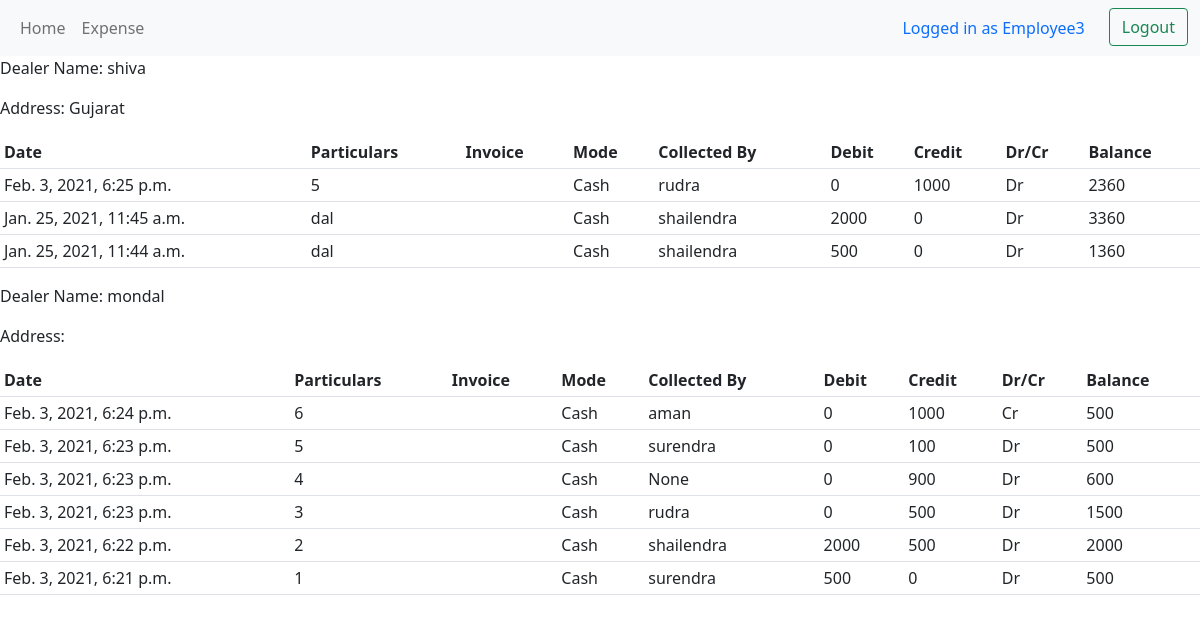
The page /user/ (signed in) on the database as committed earlier.
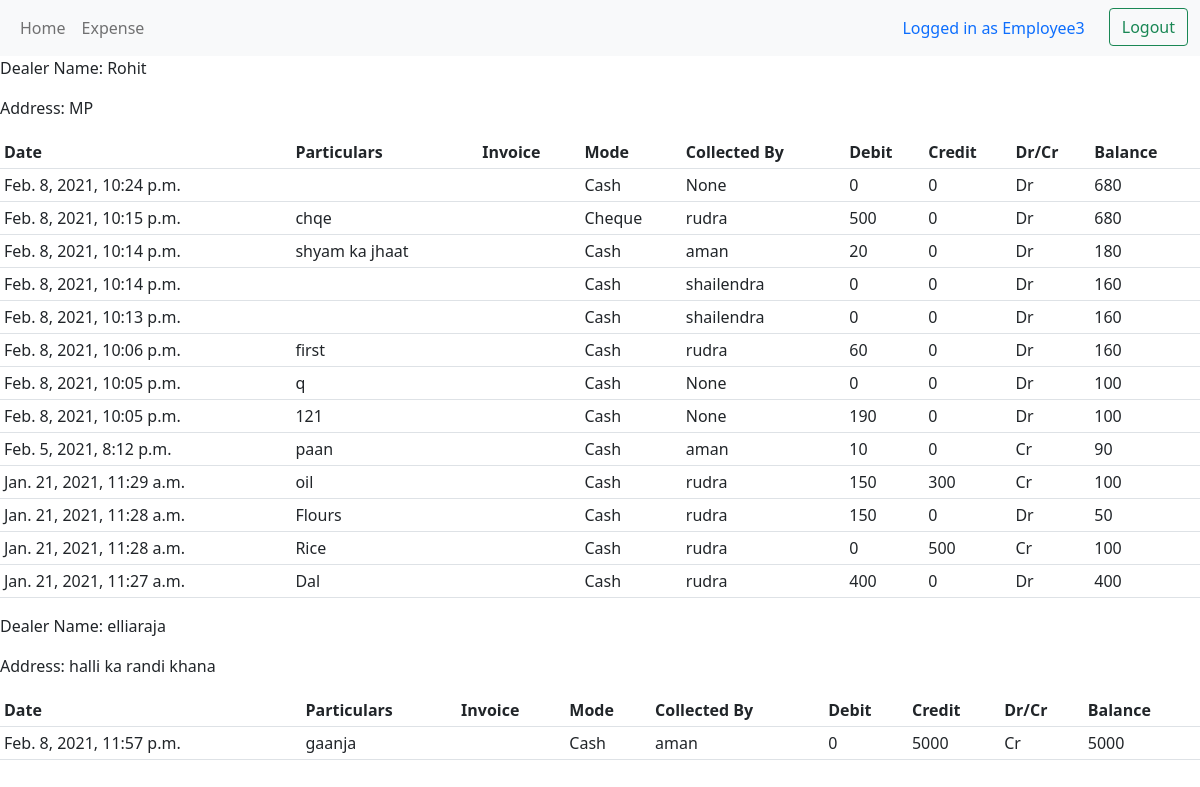
The same page on the database as committed later.
### ledger/models.py (models this page shows, shortened)
class Dealer(models.Model):
    name = models.CharField(unique=True, max_length=200)
    mob_num = models.IntegerField(unique=True, blank=True, null=True)
    address = models.TextField(blank=True)

class Ledger(models.Model):
    date = models.DateTimeField("Date",auto_now_add=True)
    particulars = models.CharField("Particulars",max_length=100,blank=True)
    debit = models.PositiveIntegerField("Debit",blank=True, default=0)
    credit = models.PositiveIntegerField("Credit",blank=True, default=0)
    paymode = models.CharField("Payment Mode",max_length=25, choices=(('Cash','Cash'),
                                                       ('Cheque','Cheque'),
                                                       ('No Money Collected','No Money Collected'),))
    isChequeCleared = models.BooleanField(editable=False, blank=True, null=True)
    new_balance = models.IntegerField(editable=False)
    dr_cr = models.CharField("Dr/Cr",max_length=2,default='nil',editable=False)
    invoice = models.ImageField("Invoice",upload_to=None, blank=True)
    dealer = models.ForeignKey(Dealer,verbose_name="Dealer", null=True, on_delete=models.SET_NULL)
    balance = models.IntegerField(editable=False,default=0)
    dealer_ledger_number = models.IntegerField(editable=False,default=0)
    collect_by = models.ForeignKey(Collected_by,verbose_name="Collected By", blank=True, null=True, on_delete=models.SET_NULL)
    class Meta:
        db_table= "led"

class Collected_by(models.Model):
    name = models.CharField(max_length=50, blank=True)
    class Meta:
        verbose_name_plural = "Money Collected By"
    def __str__(self):
        return self.name

### ledger/views.py (the view)
# urls.py: path('user/', views.userpage, name = 'userpage'),
@login_required(login_url='loginuser')
def userpage(request):
    try :
        userobjects = ViewDealer.objects.get(user=request.user)
        dealerallowed = userobjects.dealer.all()
    except :
        context = {"message": "No dealers allowed to view"}
        return render(request, 'ledger/user.html', context)
    l = []
    for d in dealerallowed:
        dict = {}
        dict["name"] = d.name
        dict["address"] = d.address
        dict["mobile"] = d.mob_num
        leg = []
        bn = BrandNew.objects.get(dealer = d.id)
        led_number = bn.ledger_number
        k = 0
        while(k!=30):
            try:
                led = Ledger.objects.get(dealer = d,dealer_ledger_number = led_number-k)
                leg.append(led)
            except:
                break
            k += 1
        dict["ledger"] = leg
        l.append(dict)
    if len(dealerallowed) == 0:
        context = {"message": "No dealers allowed to view"}
    else:
        context = {"ledgers":l}
    return render(request, 'ledger/user.html', context)

### ledger/templatetags/auth_extras.py (called while the page is built)
@register.filter(name='has_group')
def has_group(user, group_name):
    group = Group.objects.get(name=group_name)
    return True if group in user.groups.all() else False

### ledger/templates/ledger/user.html (shortened to what this page needs)
{% extends 'ledger/base.html' %}
{% block content %}
{% for ledger in ledgers %}
<p>Dealer Name: {{ ledger.name }}</p> <p>Address: {{ ledger.address}}</p>
<table class="table table-sm">
  <tr>
    <th>Date</th>
    <th>Particulars</th>
    <th>Invoice</th>
    <th>Mode</th>
    <th>Collected By</th>
    <th>Debit</th>
    <th>Credit</th>
    <th>Dr/Cr</th>
    <th>Balance</th>
  </tr>
  {% for l in ledger.ledger %}
  <tr>
    <td>{{ l.date }}</td>
    <td>{{ l.particulars }}</td>
    <td>{{ l.invoice }}</td>
    <td>{{ l.paymode }}</td>
    <td>{{ l.collect_by }}</td>
    <td>{{ l.debit }}</td>
    <td>{{ l.credit }}</td>
    <td>{{ l.dr_cr }}</td>
    <td>{{ l.balance }}</td>
  </tr>
  {% endfor %}
</table>
{% endfor %}
{% endblock %}

Rows that differ between the two databases and show on the page:
no longer on this page (row unchanged): Dealer: name "shiva", address "Gujarat"
no longer on this page (row unchanged): Ledger: date "Feb. 3, 2021, 6:25 p.m.", particulars "5", paymode "Cash", collect_by "rudra", debit "0", credit "1000", dr_cr "Dr", balance "2360", shown under "shiva"
no longer on this page (row unchanged): Ledger: date "Jan. 25, 2021, 11:45 a.m.", particulars "dal", paymode "Cash", collect_by "shailendra", debit "2000", credit "0", dr_cr "Dr", balance "3360", shown under "shiva"
no longer on this page (row unchanged): Ledger: date "Jan. 25, 2021, 11:44 a.m.", particulars "dal", paymode "Cash", collect_by "shailendra", debit "500", credit "0", dr_cr "Dr", balance "1360", shown under "shiva"
no longer on this page (row unchanged): Dealer: name "mondal"
no longer on this page (row unchanged): Ledger: date "Feb. 3, 2021, 6:24 p.m.", particulars "6", paymode "Cash", collect_by "aman", debit "0", credit "1000", dr_cr "Cr", balance "500", shown under "mondal"
no longer on this page (row unchanged): Ledger: date "Feb. 3, 2021, 6:23 p.m.", particulars "5", paymode "Cash", collect_by "surendra", debit "0", credit "100", dr_cr "Dr", balance "500", shown under "mondal"
no longer on this page (row unchanged): Ledger: date "Feb. 3, 2021, 6:23 p.m.", particulars "4", paymode "Cash", collect_by "None", debit "0", credit "900", dr_cr "Dr", balance "600", shown under "mondal"
no longer on this page (row unchanged): Ledger: date "Feb. 3, 2021, 6:23 p.m.", particulars "3", paymode "Cash", collect_by "rudra", debit "0", credit "500", dr_cr "Dr", balance "1500", shown under "mondal"
no longer on this page (row unchanged): Ledger: date "Feb. 3, 2021, 6:22 p.m.", particulars "2", paymode "Cash", collect_by "shailendra", debit "2000", credit "500", dr_cr "Dr", balance "2000", shown under "mondal"
no longer on this page (row unchanged): Ledger: date "Feb. 3, 2021, 6:21 p.m.", particulars "1", paymode "Cash", collect_by "surendra", debit "500", credit "0", dr_cr "Dr", balance "500", shown under "mondal"
now on this page (row unchanged): Dealer: name "Rohit", address "MP"
added Ledger: date "Feb. 8, 2021, 10:24 p.m.", paymode "Cash", collect_by "None", debit "0", credit "0", dr_cr "Dr", balance "680", shown under "Rohit"
added Ledger: date "Feb. 8, 2021, 10:15 p.m.", particulars "chqe", paymode "Cheque", collect_by "rudra", debit "500", credit "0", dr_cr "Dr", balance "680", shown under "Rohit"
added Ledger: date "Feb. 8, 2021, 10:14 p.m.", particulars "shyam ka jhaat", paymode "Cash", collect_by "aman", debit "20", credit "0", dr_cr "Dr", balance "180", shown under "Rohit"
added Ledger: date "Feb. 8, 2021, 10:14 p.m.", paymode "Cash", collect_by "shailendra", debit "0", credit "0", dr_cr "Dr", balance "160", shown under "Rohit"
added Ledger: date "Feb. 8, 2021, 10:13 p.m.", paymode "Cash", collect_by "shailendra", debit "0", credit "0", dr_cr "Dr", balance "160", shown under "Rohit"
added Ledger: date "Feb. 8, 2021, 10:06 p.m.", particulars "first", paymode "Cash", collect_by "rudra", debit "60", credit "0", dr_cr "Dr", balance "160", shown under "Rohit"
added Ledger: date "Feb. 8, 2021, 10:05 p.m.", particulars "q", paymode "Cash", collect_by "None", debit "0", credit "0", dr_cr "Dr", balance "100", shown under "Rohit"
added Ledger: date "Feb. 8, 2021, 10:05 p.m.", particulars "121", paymode "Cash", collect_by "None", debit "190", credit "0", dr_cr "Dr", balance "100", shown under "Rohit"
now on this page (row unchanged): Ledger: date "Feb. 5, 2021, 8:12 p.m.", particulars "paan", paymode "Cash", collect_by "aman", debit "10", credit "0", dr_cr "Cr", balance "90", shown under "Rohit"
now on this page (row unchanged): Ledger: date "Jan. 21, 2021, 11:29 a.m.", particulars "oil", paymode "Cash", collect_by "rudra", debit "150", credit "300", dr_cr "Cr", balance "100", shown under "Rohit"
now on this page (row unchanged): Ledger: date "Jan. 21, 2021, 11:28 a.m.", particulars "Flours", paymode "Cash", collect_by "rudra", debit "150", credit "0", dr_cr "Dr", balance "50", shown under "Rohit"
now on this page (row unchanged): Ledger: date "Jan. 21, 2021, 11:28 a.m.", particulars "Rice", paymode "Cash", collect_by "rudra", debit "0", credit "500", dr_cr "Cr", balance "100", shown under "Rohit"
now on this page (row unchanged): Ledger: date "Jan. 21, 2021, 11:27 a.m.", particulars "Dal", paymode "Cash", collect_by "rudra", debit "400", credit "0", dr_cr "Dr", balance "400", shown under "Rohit"
added Dealer: name "elliaraja", address "halli ka randi khana"
added Ledger: date "Feb. 8, 2021, 11:57 p.m.", particulars "gaanja", paymode "Cash", collect_by "aman", debit "0", credit "5000", dr_cr "Cr", balance "5000", shown under "elliaraja"
Other text that changed with them:
new list line: "Dealer Name: Address: Date Particulars Invoice Mode Collected By Debit Credit Dr/Cr Balance"
list line gone: "Dealer Name: Address: Date Particulars Invoice Mode Collected By Debit Credit Dr/Cr Balance"
